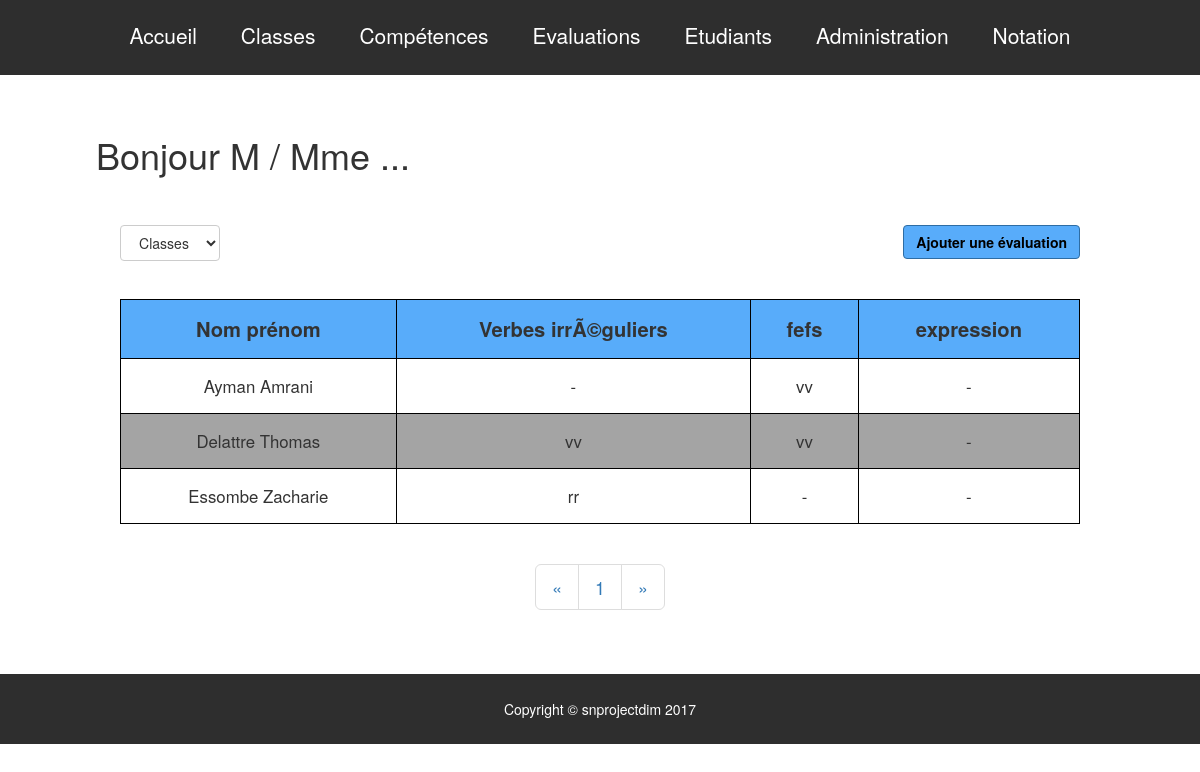
Screenshot of /evaluations.php with the database file from the repository.
### tables this page shows
CREATE TABLE `competence` (
  `idC` int(11) NOT NULL,
  `libelle` char(200) DEFAULT NULL,
  `idP` int(11) DEFAULT NULL,
  `coef` int(2) NOT NULL
);

CREATE TABLE `etudiant` (
  `idE` int(11) NOT NULL,
  `nom` char(60) DEFAULT NULL,
  `prenom` char(60) DEFAULT NULL,
  `login` char(80) DEFAULT NULL,
  `mdp` char(60) DEFAULT NULL
);

### evaluations.php (the view, shortened to what this page needs)
<?php
include ('includes/connexion.inc.php');
include('includes/haut.inc.php');
?>
<div class="row" id="headerPage">
	<h1 class=" titreIndex">Bonjour M / Mme <?php echo "..."?></h1>
	<button type="button" class="btn btn-primary" id="boutonAjoutClasse">Ajouter une &eacute;valuation</button>
	<div id="comboEvaluation">
        <form action="evaluations.php" method="get">
            <select onchange="this.form.submit()" name="classe" class="btn btn-default fullWidth">
				<option>Classes</option>
			</select>
		</form>
	</div>
</div>
<div class="tableauEvaluations row" >
	 <table style="font-size: 1.2em">
		<tr>
			<th>Nom pr&eacute;nom</th>
			<?php
			$query="SELECT libelle FROM competence";
			$stmt=$pdo->query($query);
            $nbreC=0;
             $comp=array();
			while ($data = $stmt->fetch()) {
                $comp[$nbreC]=$data['libelle'];
                $nbreC++;
				?>
				<th><?php echo $data['libelle'] ?></th>
				<?php
			}
			?>
		</tr>
		<?php
         if(isset($_GET['classe'])){
             $query="SELECT * FROM etudiant INNER JOIN appartenir ON etudiant.idE=appartenir.idE WHERE idC='".$_GET['classe']."' ORDER BY nom";
         }
         else{
             $query="SELECT * FROM etudiant ORDER BY nom";
         }
		$stmt=$pdo->query($query);
		while ($data = $stmt->fetch()) {
			?>
			<tr>
				<td><?php echo $data['nom']." ".$data['prenom'] ?></td>
				<?php
				$queryN="SELECT * FROM notes INNER JOIN competence ON notes.idC=competence.idC WHERE idE='".$data['idE']."'";
				$stmtN=$pdo->query($queryN);
                $i=0;
                $notes=array();
                $libelle=array();
				while ($dataN = $stmtN->fetch()) {
                    $notes[$i]=$dataN['note'];
                    $libelle[$i]=$dataN['libelle'];
                    $i++;
				}
                for($n=0;$n<$nbreC;$n++){
                $vide=false;
                ?>
                    <td>
                    <?php
                        for($u=0;$u<$nbreC;$u++){
                        if(isset($libelle[$u]) && $libelle[$u]==$comp[$n]){
					?>
                            <?php echo $notes[$u];$vide=true; ?>
					<?php
                        }
                        }
                        if($vide==false){echo "-";$vide=true;}
                        ?>
                    </td>
                <?php
                    }
                ?>
			</tr>
			<?php
		}
		?>
	</table>
</div>
<div class="divPagination">
	<nav aria-label="Page navigation">
		<ul class="pagination pagination-lg ">
			<li>
				<a href="index.php?page=<?php  ?>" aria-label="Previous">
					<span aria-hidden="true">&laquo;</span>
				</a>
			</li>
			<li><a href="index.php?page=<?php  ?>">  1   </a></li>
				<li>
					<a href="index.php?page=<?php
						 ?>" aria-label="Next">
						<span aria-hidden="true">&raquo;</span>
					</a>
				</li>
			</ul>
		</nav>
	</div>
	<?php
	include('includes/bas.inc.php');
	?>

### css/style.css (style rules this page uses)
body { margin:0; }
tr:nth-child(odd) { background-color: #A4A4A4; }
#comboEvaluation { display: flex; flex-direction: row; margin-left: 10%; }
.fullWidth { width: 100% !important; }
.btn-primary { background-color: #58ACFA; color:#000; font-weight: bold; }
.row { padding:0; margin:0; }
.tableauEvaluations table { margin-bottom: 20px; margin-top: 20px; width:80%; margin-left:10%; border-collapse: collapse; }
.tableauEvaluations td, th { text-align: center; padding:15px; border: 1px solid black; }
.tableauEvaluations th { background-color: #58ACFA; font-size: 1.2em; }
.titreIndex { margin-left:8%; margin-bottom: 50px; }
.divPagination { text-align: center; }
#boutonAjoutClasse { float:right; margin-bottom:20px; margin-right: 10%; }

### rows the page displays
competence: libelle "Verbes irrÃ©guliers"
competence: libelle "fefs"
competence: libelle "expression"
etudiant: nom "Ayman", prenom "Amrani", u "vv"
etudiant: nom "Delattre", prenom "Thomas", u "vv"
etudiant: nom "Essombe", prenom "Zacharie", u "rr"
